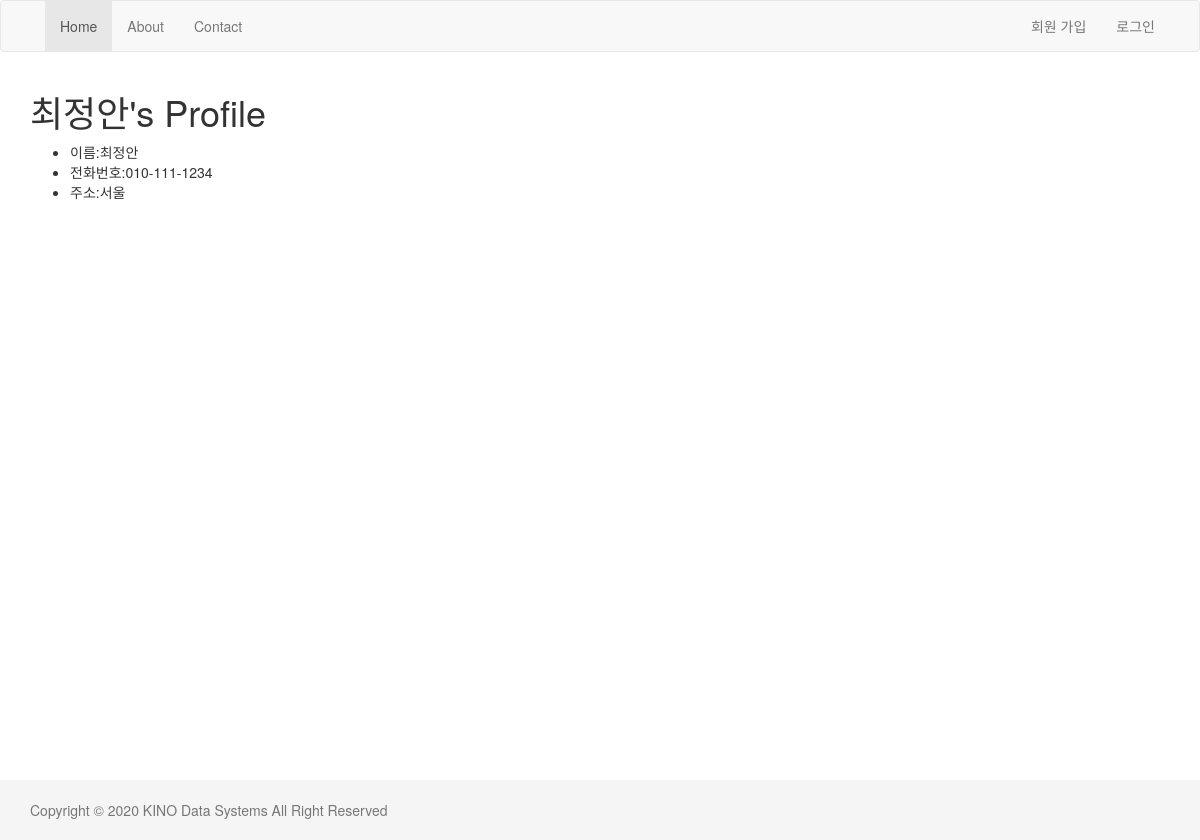
The app's page /blog/profile/ with its own data.
### blog/models.py (models this page shows)
class User(models.Model):
    name = models.CharField(max_length=50)
    def __str__(self):
        return self.name

class Profile(models.Model):
    user = models.OneToOneField(User, on_delete=models.CASCADE)
    phone_number = models.CharField(max_length=20)
    address = models.CharField(max_length=50)

### blog/views.py (the view)
# urls.py: path('profile', TemplateView.as_view(template_name='registration/profile.html'), name='profile'),
def profile(request):
    user = User.objects.first()
    return render(request, 'blog/profile.html', {'user':user})

### blog/templates/blog/profile.html (shortened to what this page needs)
{% extends "layout.html" %}
{% block content %}
    <h1> {{user}}'s Profile </h1>
    <ul>
        <li>이름:{{user.name}}</li>
        <li>전화번호:{{user.profile.phone_number}}</li>
        <li>주소:{{user.profile.address}}</li>
    </ul>
{% endblock %}

### templates/layout.html (style rules this page uses)
html { position: relative; min-height: 100% }
body { margin-bottom: 60px }

### records on screen
User: name "최정안", profile.phone_number "010-111-1234", profile.address "서울"
